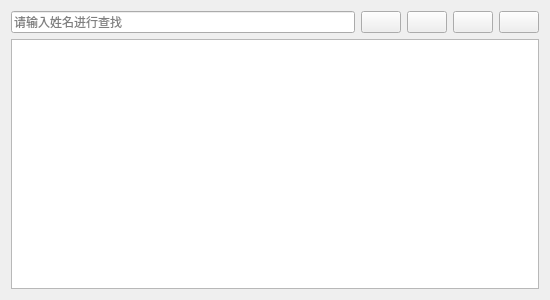
<?xml version="1.0" encoding="UTF-8"?>
<ui version="4.0">
 <class>PatientView</class>
 <widget class="QWidget" name="PatientView">
  <property name="geometry">
   <rect>
    <x>0</x>
    <y>0</y>
    <width>550</width>
    <height>300</height>
   </rect>
  </property>
  <property name="windowTitle">
   <string>患者管理</string>
  </property>
  <layout class="QVBoxLayout" name="verticalLayout_2">
   <item>
    <layout class="QVBoxLayout" name="verticalLayout">
     <item>
      <layout class="QHBoxLayout" name="horizontalLayout">
       <item>
        <widget class="QLineEdit" name="txtSearch">
         <property name="placeholderText">
          <string>请输入姓名进行查找</string>
         </property>
        </widget>
       </item>
       <item>
        <widget class="QPushButton" name="btSearch">
         <property name="text">
          <string/>
         </property>
         <property name="icon">
          <iconset resource="img/img.qrc">
           <normaloff>:/查找.png</normaloff>:/查找.png</iconset>
         </property>
        </widget>
       </item>
       <item>
        <widget class="QPushButton" name="btAdd">
         <property name="text">
          <string/>
         </property>
         <property name="icon">
          <iconset resource="img/img.qrc">
           <normaloff>:/添加.png</normaloff>:/添加.png</iconset>
         </property>
        </widget>
       </item>
       <item>
        <widget class="QPushButton" name="btDelete">
         <property name="text">
          <string/>
         </property>
         <property name="icon">
          <iconset resource="img/img.qrc">
           <normaloff>:/删除.png</normaloff>:/删除.png</iconset>
         </property>
        </widget>
       </item>
       <item>
        <widget class="QPushButton" name="btEdit">
         <property name="text">
          <string/>
         </property>
         <property name="icon">
          <iconset resource="img/img.qrc">
           <normaloff>:/修改.png</normaloff>:/修改.png</iconset>
         </property>
        </widget>
       </item>
      </layout>
     </item>
     <item>
      <widget class="QTableView" name="tableView"/>
     </item>
    </layout>
   </item>
  </layout>
 </widget>
 <resources>
  <include location="img/img.qrc"/>
  <include location="img/img.qrc"/>
 </resources>
 <connections/>
</ui>
